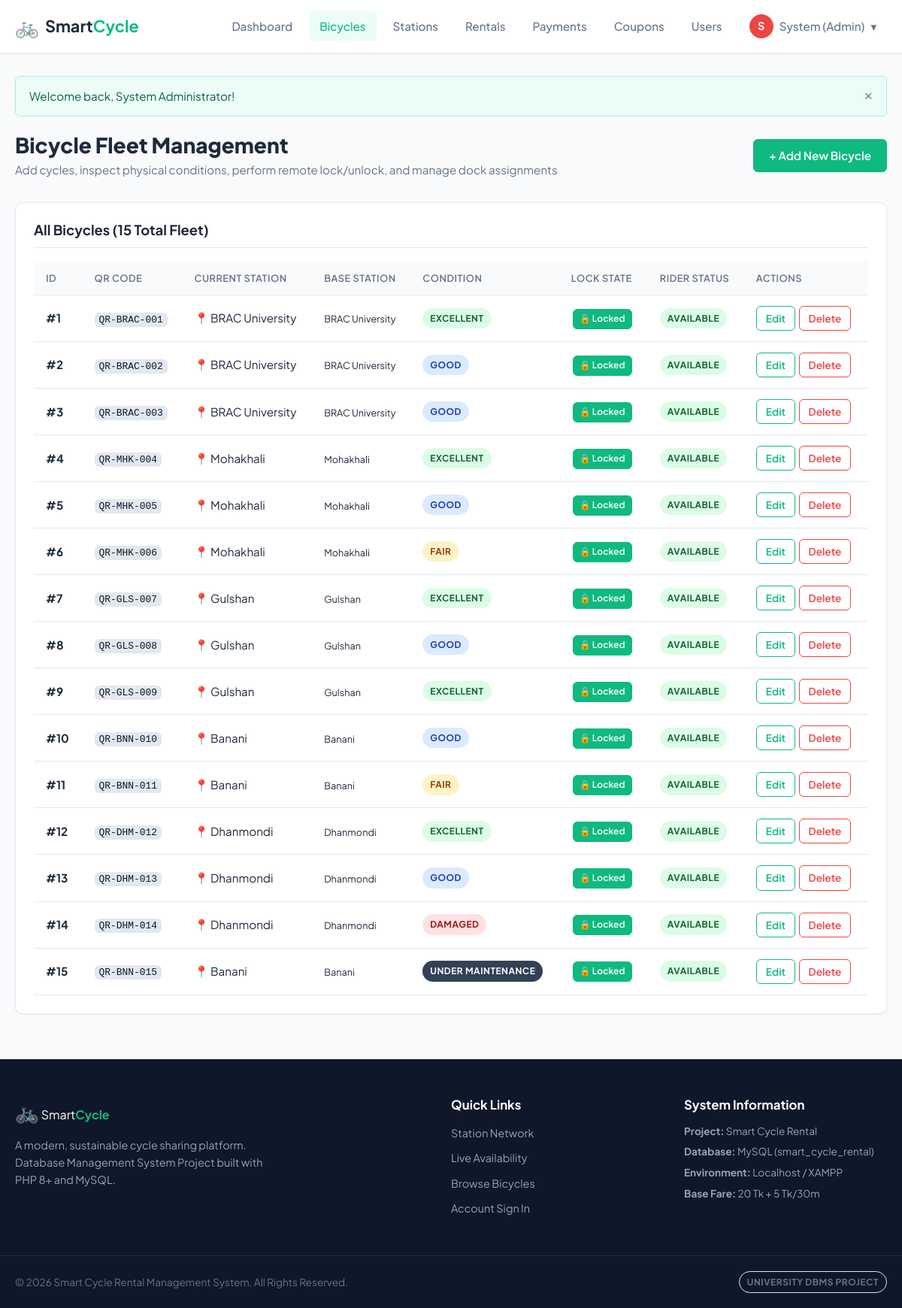
The page /admin/bicycles.php (signed in) on the database its author committed.
### tables this page shows
CREATE TABLE `condition_type` (
    `B_id` INT PRIMARY KEY,
    `condition` ENUM('Excellent', 'Good', 'Fair', 'Damaged', 'Under Maintenance') NOT NULL DEFAULT 'Good',
    `last_checked` TIMESTAMP DEFAULT CURRENT_TIMESTAMP ON UPDATE CURRENT_TIMESTAMP,
    CONSTRAINT `fk_condition_bicycle` FOREIGN KEY (`B_id`) 
        REFERENCES `bicycle` (`ID`) ON DELETE CASCADE ON UPDATE CASCADE
);

CREATE TABLE `bicycle` (
    `ID` INT AUTO_INCREMENT PRIMARY KEY,
    `QR_code` VARCHAR(100) NOT NULL UNIQUE,
    `location` VARCHAR(100) NULL,
    `locked` TINYINT(1) NOT NULL DEFAULT 1,
    `unlocked` TINYINT(1) NOT NULL DEFAULT 0,
    `s_location` VARCHAR(100) NULL,
    `user_id` INT NULL,
    `created_at` TIMESTAMP DEFAULT CURRENT_TIMESTAMP,
    CONSTRAINT `fk_bicycle_curr_station` FOREIGN KEY (`location`) 
        REFERENCES `station` (`Location`) ON DELETE SET NULL ON UPDATE CASCADE,
    CONSTRAINT `fk_bicycle_start_station` FOREIGN KEY (`s_location`) 
        REFERENCES `station` (`Location`) ON DELETE SET NULL ON UPDATE CASCADE,
    CONSTRAINT `fk_bicycle_curr_user` FOREIGN KEY (`user_id`) 
        REFERENCES `user` (`user_id`) ON DELETE SET NULL ON UPDATE CASCADE
);

### admin/bicycles.php (the view, shortened to what this page needs)
<?php
require_once __DIR__ . '/../config/database.php';
require_once __DIR__ . '/../includes/functions.php';
$stmt = $pdo->query("
    SELECT
        b.ID,
        b.QR_code,
        b.location,
        b.locked,
        b.unlocked,
        b.s_location,
        b.user_id,
        u.Name AS rider_name,
        u.Email AS rider_email,
        COALESCE(c.condition, 'Good') AS cycle_condition,
        c.last_checked
    FROM bicycle b
    LEFT JOIN condition_type c ON b.ID = c.B_id
    LEFT JOIN user u ON b.user_id = u.user_id
    ORDER BY b.ID ASC
");
$bicycles = $stmt->fetchAll();
include __DIR__ . '/../includes/header.php';
?>
<div class="page-header">
    <div>
        <h1 class="page-title">Bicycle Fleet Management</h1>
        <p class="page-subtitle">Add cycles, inspect physical conditions, perform remote lock/unlock, and manage dock assignments</p>
    </div>
    <div class="header-action">
        <button type="button" class="btn btn-primary" onclick="toggleAddModal()">+ Add New Bicycle</button>
    </div>
</div>
<div class="card">
    <div class="card-header">
        <h3 class="card-title">All Bicycles (<?= count($bicycles) ?> Total Fleet)</h3>
    </div>
    <div class="table-responsive">
        <table class="data-table">
            <thead>
                <tr>
                    <th>ID</th>
                    <th>QR Code</th>
                    <th>Current Station</th>
                    <th>Base Station</th>
                    <th>Condition</th>
                    <th>Lock State</th>
                    <th>Rider Status</th>
                    <th>Actions</th>
                </tr>
            </thead>
            <tbody>
                <?php if (empty($bicycles)): ?>
                    <tr>
                        <td colspan="8" class="text-center text-muted py-4">No bicycles found.</td>
                    </tr>
                <?php else: ?>
                    <?php foreach ($bicycles as $bike):
                        $isRented = !empty($bike['user_id']);
                    ?>
                        <tr>
                            <td><strong>#<?= $bike['ID'] ?></strong></td>
                            <td><code><?= htmlspecialchars($bike['QR_code']) ?></code></td>
                            <td>
                                <?= $bike['location'] ? '📍 ' . htmlspecialchars($bike['location']) : '<span class="text-warning">On Trip</span>' ?>
                            </td>
                            <td><small class="text-muted"><?= htmlspecialchars($bike['s_location'] ?? '—') ?></small></td>
                            <td><?= getConditionBadge($bike['cycle_condition']) ?></td>
                            <td>
                                <form action="bicycles.php" method="POST" class="inline-form">
                                    <?php if ($bike['locked'] == 1): ?>
                                        <button type="submit" class="btn btn-xs btn-success" title="Click to unlock remotely">🔒 Locked</button>
                                    <?php else: ?>
                                        <input type="hidden" name="target_state" value="lock">
                                        <button type="submit" class="btn btn-xs btn-warning" title="Click to lock remotely">🔓 Unlocked</button>
                                    <?php endif; ?>
                                </form>
                            </td>
                            <td>
                                <?php if ($isRented): ?>
                                    <span class="badge badge-info" title="<?= htmlspecialchars($bike['rider_email']) ?>">
                                        Rider: <?= htmlspecialchars($bike['rider_name']) ?>
                                    </span>
                                <?php else: ?>
                                    <span class="badge badge-success">Available</span>
                                <?php endif; ?>
                            </td>
                            <td>
                                <button type="button" class="btn btn-sm btn-outline-primary"
                                    onclick='openEditModal(<?= json_encode($bike) ?>)'>Edit</button>
                                <?php if ($_SESSION['user_type'] === 'admin'): ?>
                                    <form action="bicycles.php" method="POST" class="inline-form" onsubmit="return confirm('Delete Bicycle #<?= $bike['ID'] ?>?');">
                                        <button type="submit" class="btn btn-sm btn-outline-danger" <?= $isRented ? 'disabled' : '' ?>>Delete</button>
                                    </form>
                                <?php endif; ?>
                            </td>
                        </tr>
                    <?php endforeach; ?>
                <?php endif; ?>
            </tbody>
        </table>
    </div>
</div>
<?php include __DIR__ . '/../includes/footer.php'; ?>

### includes/functions.php (shortened to what this page needs)
<?php
function displayFlashMessages(): void {
    if (isset($_SESSION['flash'])) {
        $flash = $_SESSION['flash'];
        $type = htmlspecialchars($flash['type']);
        $msg  = $flash['message'];
        echo "<div class='alert alert-{$type} fade-in' role='alert'>
                <span>{$msg}</span>
                <button type='button' class='alert-close' onclick='this.parentElement.remove();'>&times;</button>
              </div>";
    }
}
function getConditionBadge(string $condition): string {
    $colorMap = [
        'Excellent'         => 'badge-success',
        'Good'              => 'badge-primary',
        'Fair'              => 'badge-warning',
        'Damaged'           => 'badge-danger',
        'Under Maintenance' => 'badge-dark',
    ];
    $cls = $colorMap[$condition] ?? 'badge-secondary';
    return "<span class='badge {$cls}'>" . htmlspecialchars($condition) . "</span>";
}

### rows shown on the page
condition_type: B_id.ID "1", B_id.QR_code "QR-BRAC-001", B_id.location "BRAC University", B_id.s_location "BRAC University", condition "EXCELLENT"
condition_type: B_id.ID "2", B_id.QR_code "QR-BRAC-002", B_id.location "BRAC University", B_id.s_location "BRAC University", condition "GOOD"
condition_type: B_id.ID "3", B_id.QR_code "QR-BRAC-003", B_id.location "BRAC University", B_id.s_location "BRAC University", condition "GOOD"
condition_type: B_id.ID "4", B_id.QR_code "QR-MHK-004", B_id.location "Mohakhali", B_id.s_location "Mohakhali", condition "EXCELLENT"
condition_type: B_id.ID "5", B_id.QR_code "QR-MHK-005", B_id.location "Mohakhali", B_id.s_location "Mohakhali", condition "GOOD"
condition_type: B_id.ID "6", B_id.QR_code "QR-MHK-006", B_id.location "Mohakhali", B_id.s_location "Mohakhali", condition "FAIR"
condition_type: B_id.ID "7", B_id.QR_code "QR-GLS-007", B_id.location "Gulshan", B_id.s_location "Gulshan", condition "EXCELLENT"
condition_type: B_id.ID "8", B_id.QR_code "QR-GLS-008", B_id.location "Gulshan", B_id.s_location "Gulshan", condition "GOOD"
condition_type: B_id.ID "9", B_id.QR_code "QR-GLS-009", B_id.location "Gulshan", B_id.s_location "Gulshan", condition "EXCELLENT"
condition_type: B_id.ID "10", B_id.QR_code "QR-BNN-010", B_id.location "Banani", B_id.s_location "Banani", condition "GOOD"
condition_type: B_id.ID "11", B_id.QR_code "QR-BNN-011", B_id.location "Banani", B_id.s_location "Banani", condition "FAIR"
condition_type: B_id.ID "12", B_id.QR_code "QR-DHM-012", B_id.location "Dhanmondi", B_id.s_location "Dhanmondi", condition "EXCELLENT"
condition_type: B_id.ID "13", B_id.QR_code "QR-DHM-013", B_id.location "Dhanmondi", B_id.s_location "Dhanmondi", condition "GOOD"
condition_type: B_id.ID "14", B_id.QR_code "QR-DHM-014", B_id.location "Dhanmondi", B_id.s_location "Dhanmondi", condition "DAMAGED"
condition_type: B_id.ID "15", B_id.QR_code "QR-BNN-015", B_id.location "Banani", B_id.s_location "Banani", condition "UNDER MAINTENANCE"

### other values the page prints
substr($userName, 0, 1) "S"
explode(' ', $userName)[0] "System"
$userRole "Admin"
$msg "Welcome back, System Administrator!"
count($bicycles) "15"
